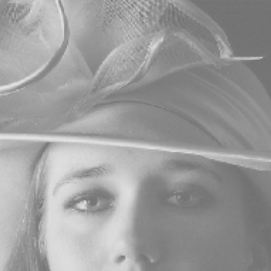
#> input picture OpenCV/Part1_ImageManipulations/data/person1.png, 271 x 271 px, found by its file name
$ jupyter execute --allow-errors Blending_Filters.ipynb
#> lines starting #> are read from the running program, lines starting #| are printed output that depends on the picture
# Image Processing (Part2)
Tasks:
- Create a slide show of images in a folder with smooth transition between images using cv2.addWeighted function

[cell 1]
from matplotlib import pyplot as plt
import numpy as np
import cv2
img1 = cv2.imread('data\person1.png')
#> img1 is the input picture: shape (271, 271, 3); min 109, max 229, mean 155.5
img2 = cv2.imread('data\dark_image.jpg')
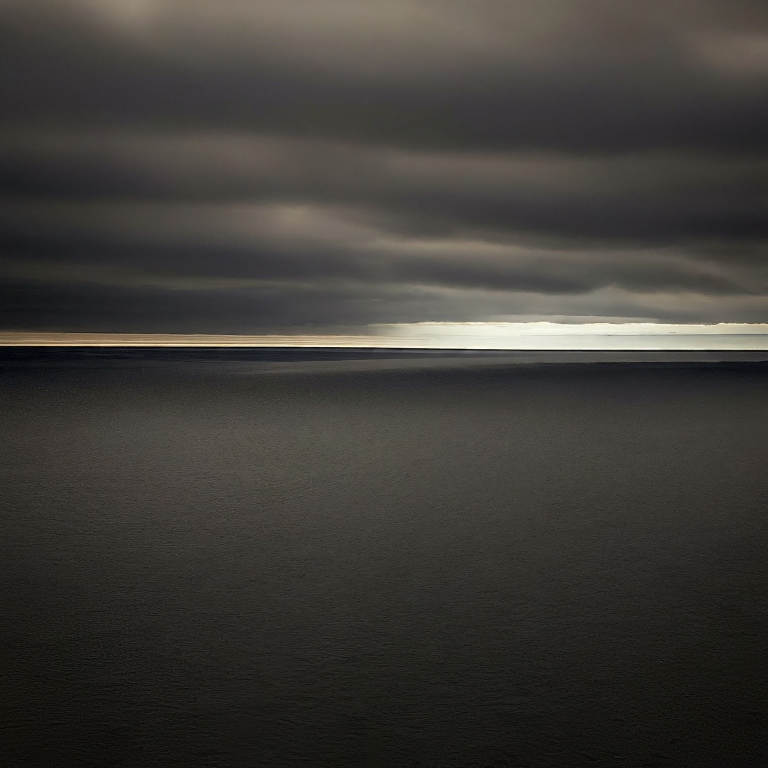
#> input picture OpenCV/Part1_ImageManipulations/data/dark_image.jpg, 1536 x 1536 px, found by its file name (shown at 1/2 size)
#> img2 is the input picture: shape (1536, 1536, 3); mean B, G, R 55.5, 59.9, 62.5
img3 = cv2.imread('data\light_image.jpg')
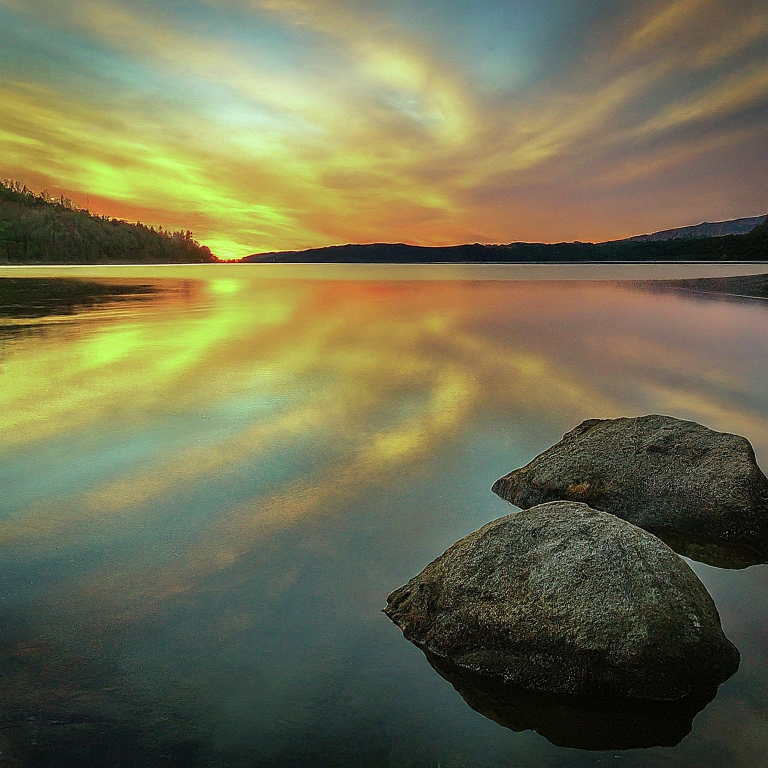
#> input picture OpenCV/Part1_ImageManipulations/data/light_image.jpg, 1536 x 1536 px, found by its file name (shown at 1/2 size)
#> img3 is the input picture: shape (1536, 1536, 3); mean B, G, R 79.7, 111.1, 113
bgr_img = cv2.cvtColor(img3, cv2.COLOR_RGB2BGR)
plt.imshow(bgr_img)

[cell 2]
# Make images same height
def scale_to_height(img, desired_height):
#> called with desired_height = 271
    height, width = img.shape[:2]
#> height = 1536; width = 1536
    scale_factor = desired_height / height
#> scale_factor = 0.176
    new_width = int(width * scale_factor)
#> new_width = 271
    dim = (new_width, desired_height)
#> dim = (271, 271)
    resized = cv2.resize(img, dim, interpolation=cv2.INTER_AREA)
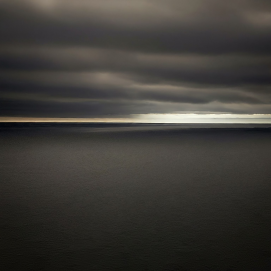
#> resized: shape (271, 271, 3); mean B, G, R 55.5, 59.9, 62.5
    return resized
img2 = scale_to_height(img2, img1.shape[0])
img3 = scale_to_height(img3, img1.shape[0])
#> call 2 of scale_to_height, with desired_height = 271
#> in scale_to_height (call 2), `resized = cv2.resize(img, dim, interpolation=cv2.INTER_AREA)`:
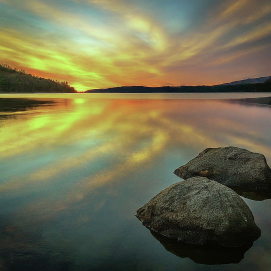
#> resized: shape (271, 271, 3); mean B, G, R 79.7, 111.1, 113

[cell 3]
print(img1.shape)
#| (271, 271, 3)
print(img2.shape)
#| (271, 271, 3)
print(img3.shape)
#| (271, 271, 3)

[cell 4]
img = cv2.addWeighted(img1, 0.3, img2, 0.7, 0)
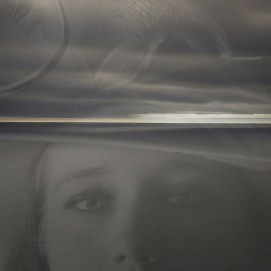
#> img: shape (271, 271, 3); mean B, G, R 85.5, 88.6, 90.4
plt.imshow(img)

[cell 5]
def images_to_video(images, output_file, fps=24):
    """
    Converts an array of images to a video.

    Args:
        images: A list of NumPy arrays representing images.
        output_file: The output video file path.
        fps: Frames per second for the video.
    """
#> called with output_file = 'res/smooth_transition.mp4', fps = 1

    # Determine the size of the frames from the first image
    height, width, channels = images[0].shape
#> height = 271; width = 271; channels = 3

    # Create a video writer object
    fourcc = cv2.VideoWriter_fourcc(*'mp4v')  # Change codec if needed
    out = cv2.VideoWriter(output_file, fourcc, fps, (width, height))

    # Write each image as a frame
    for image in images:
        out.write(image)
#> this loop made 3 passes

    # Release the video writer
    out.release()

# Example usage:
# Assuming you have a list of images named 'images'
images = [img1, img2, img3]
output_video = 'res/smooth_transition.mp4'
images_to_video(images, output_video, fps=1)

[cell 6]
def generate_transition(img1, img2):
    alphas = np.linspace(0, 1, 100)[1:-1]
    return [cv2.addWeighted(img2, alpha, img1, 1-alpha, 0) for alpha in alphas]
imgs = generate_transition(img2, img3)
#> imgs = 98 items
print(len(imgs))
#| 98

[cell 7]
res_images = [img1]
for image in images[1:]:
    imgs = generate_transition(res_images[-1], image)
    res_images += imgs
    res_images += [image]
#> this loop made 2 passes
#> after the loop, res_images = 199 items
output_video = 'res/smooth_transition.mp4'
images_to_video(res_images, output_video)

# Filter parameters selection
- First task: the utility provides facility to select parameters for one filter for one image with trackbars
- Second task: selects parameters for video
- Third task: compare different filters

[cell 8]
# [17 lines left out: function camera_snippet, not called in this run]


# Parameters selection utility
def param_selection(image, args_dict, func):
    def nothing(x):
        pass
    # Create a window
    cv2.namedWindow('image')
    args = args_dict.keys()
    # Initialize values
    vals = np.zeros(len(args), dtype='int')
    pVals = np.zeros(len(args), dtype='int')
    for arg in args:
        val = args_dict[arg]
        cv2.createTrackbar(arg, 'image', val[0], val[1], nothing)
    for arg in args:
        val = args_dict[arg]
        cv2.setTrackbarPos(arg, 'image', val[2])

    # Get current positions of all trackbars
        for i, arg in enumerate(args):
            vals[i] = cv2.getTrackbarPos(arg, 'image')
    result = func(image, vals) # Apply changes

    while(1):
        # Get current positions of all trackbars
        for i, arg in enumerate(args):
            vals[i] = cv2.getTrackbarPos(arg, 'image')

        if np.any(np.not_equal(vals, pVals)):
            result = func(image, vals) # Apply changes
            s = ""
            for i, arg in enumerate(args):
                s = s + arg + " = " + str(vals[i]) + " "
            print(s)
            for i in range(len(args)):
                pVals[i] = vals[i]

        # Display result image
        cv2.imshow('image', result)
        if cv2.waitKey(10) & 0xFF == ord('q'):
            break
    cv2.destroyWindow("image")
    cv2.destroyAllWindows()

d = {'hMin': (0, 179, 0), 'sMin': (0, 255, 0), 'vMin': (0, 255, 0), 'hMax': (0, 179, 179), 'sMax': (0, 255, 255), 'vMax': (0, 255, 255)}
def inRange(image, vals):
    lower = np.array([vals[0], vals[1], vals[2]])
    upper = np.array([vals[3], vals[4], vals[5]])
    hsv = cv2.cvtColor(image, cv2.COLOR_BGR2HSV)
#> hsv: shape (271, 271, 3); mean H, S, V 0, 0, 155.5
    mask = cv2.inRange(hsv, lower, upper)
#> mask: shape (271, 271); every value is 255
    res = cv2.bitwise_and(image, image, mask=mask)
    return res

img = img1
param_selection(img, d, inRange)
#> (key q is pressed here)

[cell 9]
def init_trackbars(param_dict, win_name):
#> called with win_name = 'image'
    def nothing(x):
        pass
    # Create trackbars
    for param in param_dict:
        min_val, max_val, default_val = param_dict[param]
        cv2.createTrackbar(param, win_name, min_val, max_val, nothing)
        cv2.setTrackbarPos(param, win_name, default_val)

# Parameters selection utility
def param_selection(image, param_dict, func):
    # Create a window
    win_name = 'image'
    cv2.namedWindow(win_name)

    init_trackbars(param_dict, win_name)

    previous_param_values = np.zeros(len(param_dict), dtype=np.int32)
    current_param_values = np.zeros(len(param_dict), dtype=np.int32)

    while(1):
        # Get current parameter values
        current_param_values = [cv2.getTrackbarPos(param, win_name) for param in param_dict.keys()]

        # Check for parameter changes
        if not np.array_equal(previous_param_values, current_param_values):
            result = func(image, current_param_values)  # Apply changes
            param_str = ", ".join(f"{param}={value}" for param, value in zip(param_dict.keys(), current_param_values))
            print(param_str)
            previous_param_values = current_param_values.copy()

        # Display result image
        cv2.imshow(win_name, result)
        if cv2.waitKey(10) & 0xFF == ord('q'):
#> (key q is pressed here)
            break
    cv2.destroyWindow("image")
    cv2.destroyAllWindows()

img = img1
param_selection(img, d, inRange)

[cell 10]
d = {'Lower threshold': (0, 255, 50), 'Upper threshold': (0, 255, 100)}
def canny(image, vals):
    res = cv2.Canny(image, vals[0], vals[1])
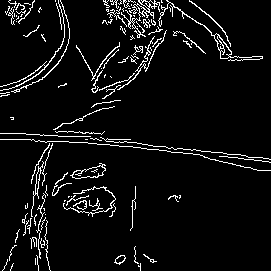
#> res: shape (271, 271); 5.9% white in thin lines or dots
    return res
img = cv2.imread('data\person1.png')
param_selection(img, d, canny)
#> (key Q is pressed here)

[cell 11]
def param_selection_video(param_dict, func):
    cap = cv2.VideoCapture(0)
    win_name = 'video'
    cv2.namedWindow(win_name)

    init_trackbars(param_dict, win_name)
    current_param_values = np.zeros(len(param_dict), dtype=np.int32)

    while(True):
        # Capture the video frame
        # by frame
        ret, frame = cap.read()
        current_param_values = [cv2.getTrackbarPos(param, win_name) for param in param_dict.keys()]
        result = func(frame, current_param_values)  # Apply changes

        # Display the resulting frame
        cv2.imshow(win_name, result)
        if cv2.waitKey(1) & 0xFF == 27: # Esc
#> (key q is pressed here)
            break

    cap.release()
    cv2.destroyAllWindows()

[cell 12]
param_selection_video(d, canny)

[cell 13]
import cv2
import numpy as np

d = {'hMin': (0, 179, 0), 'sMin': (0, 255, 0), 'vMin': (0, 255, 0), 'hMax': (0, 179, 179), 'sMax': (0, 255, 255), 'vMax': (0, 255, 255)}
def inRange(image, vals):
    lower = np.array([vals[0], vals[1], vals[2]])
    upper = np.array([vals[3], vals[4], vals[5]])
    hsv = cv2.cvtColor(image, cv2.COLOR_BGR2HSV)
    mask = cv2.inRange(hsv, lower, upper)
    res = cv2.bitwise_and(image, image, mask=mask)
    return res
img = cv2.imread('data\person1.png')
#param_selection(img, d, inRange)
#> (the rest of this cell did not finish here and is left out)
